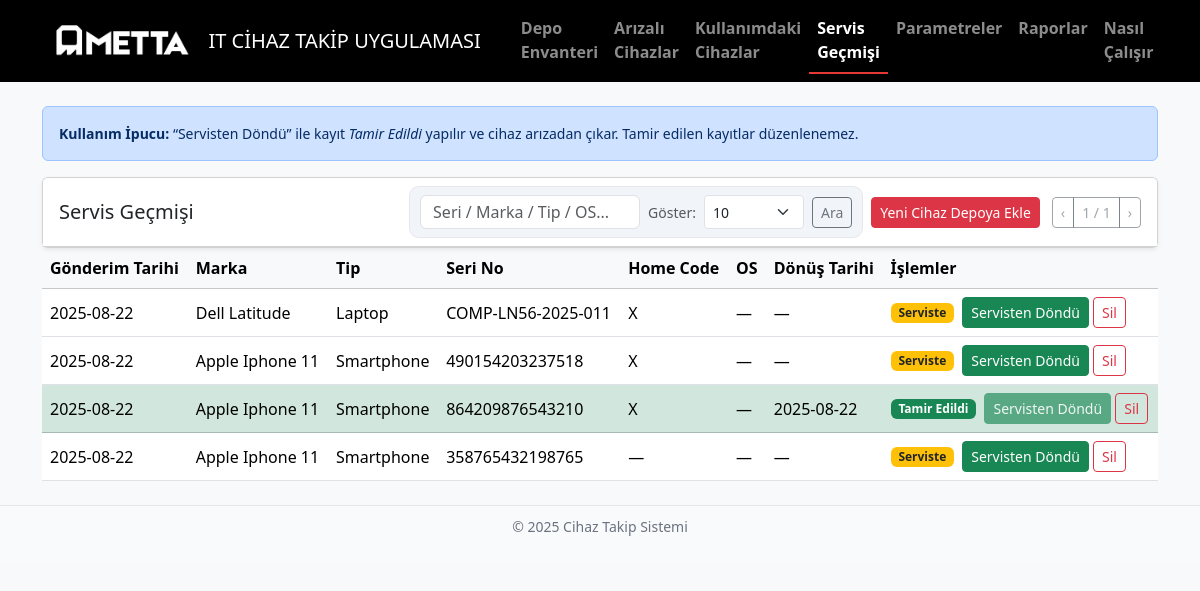
Page /service on the earlier database version.
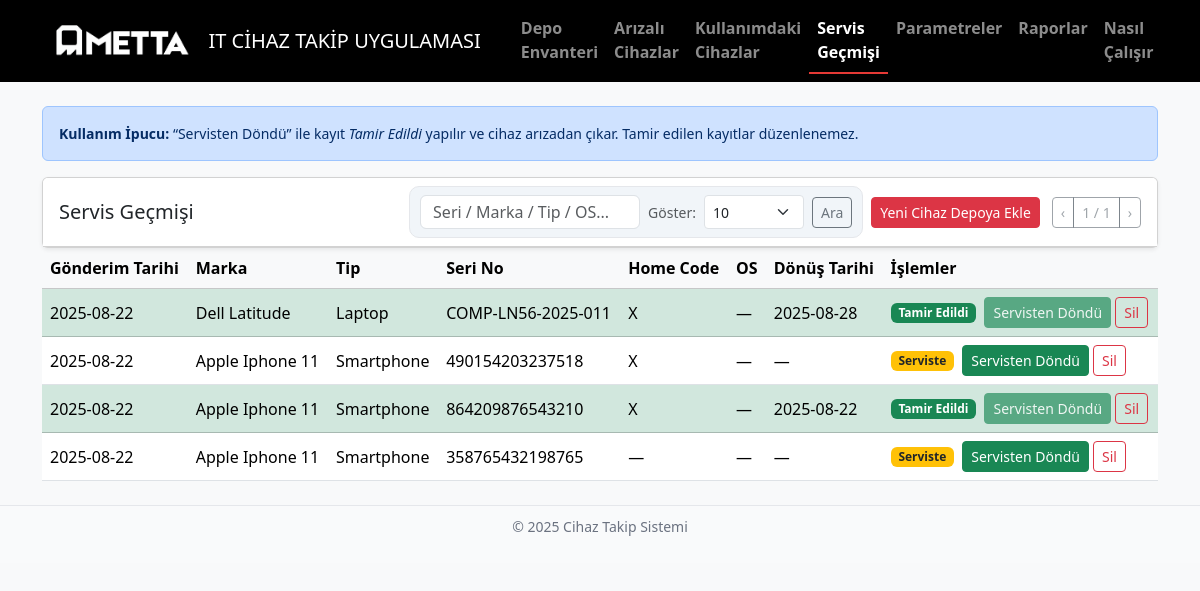
Same page on the later database version.
### app.py (models this page shows)
class ServiceRecord(db.Model):
    __tablename__ = "service_records"
    id = db.Column(db.Integer, primary_key=True)
    device_id = db.Column(db.Integer, db.ForeignKey("devices.id"), nullable=False)
    service_date = db.Column(db.Date, nullable=False)
    status = db.Column(db.String(30), default="Beklemede")  # Beklemede / Gönderildi / Geldi / Tamir Edildi / Teslim Edildi
    description = db.Column(db.Text)
    cost = db.Column(db.Float, default=0.0)
    return_date = db.Column(db.Date)  # ⇠ servisten dönüş tarihi
    created_at = db.Column(db.DateTime, default=datetime.utcnow, nullable=False)
    device = db.relationship("Device", back_populates="service_records")

class Device(db.Model):
    __tablename__ = "devices"
    id = db.Column(db.Integer, primary_key=True)
    brand = db.Column(db.String(80), nullable=False)
    type = db.Column(db.String(40), nullable=False)   # Monitor, Laptop PC vb.
    serial = db.Column(db.String(120), unique=True, nullable=False)
    home_code = db.Column(db.String(80))
    os = db.Column(db.String(80))
    quantity = db.Column(db.Integer, default=1, nullable=False)
    is_faulty = db.Column(db.Boolean, default=False, nullable=False)
    created_at = db.Column(db.DateTime, default=datetime.utcnow, nullable=False)
    service_records = db.relationship(
        "ServiceRecord", back_populates="device", cascade="all, delete-orphan"
    )
    faults = db.relationship(
        "Fault", back_populates="device", cascade="all, delete-orphan"
    )
    usages = db.relationship(
        "Usage", back_populates="device", cascade="all, delete-orphan"
    )

### app.py (the view, shortened to what this page needs)
@app.route("/service")
def service():
    q = (request.args.get("q") or "").strip()
    page = request.args.get("page", 1, type=int)
    per_page = request.args.get("per_page", 10, type=int)
    base = ServiceRecord.query.join(Device, ServiceRecord.device_id == Device.id)
    pagination = base.order_by(
        ServiceRecord.service_date.desc(), ServiceRecord.id.desc()
    ).paginate(page=page, per_page=per_page, error_out=False)
    devices = Device.query.order_by(Device.brand.asc()).all()
    brands = get_param_list("brands")
    types  = get_param_list("types")
    oslist = get_param_list("os_list")
    return render_template(
        "service.html",
        pagination=pagination,
        devices=devices,
        q=q,
        brands=brands,
        types=types,
        oslist=oslist,
        per_page=per_page,
    )

### app.py (called while the page is built)
def _split_list(text: str):
    if not text:
        return []
    raw = text.replace("\r", "\n").replace(",", "\n").split("\n")
    return [x.strip() for x in raw if x.strip()]

def get_param_list(key: str):
    p = Parameter.query.filter_by(key=key).first()
    return _split_list(p.value if p else "")

### templates/service.html (shortened to what this page needs)
<!doctype html>
<html lang="tr">
<head>
  <link href="https://cdn.jsdelivr.net/npm/bootstrap@5.3.3/dist/css/bootstrap.min.css" rel="stylesheet">
</head>
<body class="bg-light">
<nav class="navbar navbar-expand-lg navbar-dark" style="background:#000;">
  <div class="container d-flex align-items-center">
     <a class="navbar-brand d-flex align-items-center me-3" href="{{ url_for('inventory') }}">
      <img src="{{ url_for('static', filename='img/magna-logo-navbar.png') }}" alt="MAGNA Logo" height="32" class="me-2">
      <span class="brand-subtitle">IT CİHAZ TAKİP UYGULAMASI</span>
    </a>
    <div class="collapse navbar-collapse flex-grow-0" id="nav">
      <ul class="navbar-nav ms-3">
        <li class="nav-item"><a class="nav-link" href="{{ url_for('inventory') }}">Depo Envanteri</a></li>
        <li class="nav-item"><a class="nav-link" href="{{ url_for('faults') }}">Arızalı Cihazlar</a></li>
        <li class="nav-item"><a class="nav-link" href="{{ url_for('inuse') }}">Kullanımdaki Cihazlar</a></li>
        <li class="nav-item"><a class="nav-link active" href="{{ url_for('service') }}">Servis Geçmişi</a></li>
        <li class="nav-item"><a class="nav-link" href="{{ url_for('params') }}">Parametreler</a></li>
        <li class="nav-item"><a class="nav-link" href="{{ url_for('reports') }}">Raporlar</a></li>
        <li class="nav-item"><a class="nav-link" href="{{ url_for('kullanim') }}">Nasıl Çalışır</a></li>
      </ul>
    </div>
  </div>
</nav>
<div class="container my-4">
  <div class="alert alert-primary small" role="alert">
    <strong>Kullanım İpucu:</strong> “Servisten Döndü” ile kayıt <em>Tamir Edildi</em> yapılır ve cihaz arızadan çıkar. Tamir edilen kayıtlar düzenlenemez.
  </div>
<div class="card shadow-sm">
  <div class="card-header bg-white">
    <div class="d-flex flex-wrap gap-2 align-items-center justify-content-between">
      <h5 class="mb-0">Servis Geçmişi</h5>
      <div class="d-flex flex-wrap gap-2 align-items-center">
        <form method="get" action="{{ url_for('service') }}" class="toolbar d-flex align-items-center gap-2">
        <input type="text" class="form-control" name="q" placeholder="Seri / Marka / Tip / OS..."
              value="{{ q or '' }}" style="min-width:220px">
        <span class="text-muted small">Göster:</span>
        <select name="per_page" class="form-select form-select-sm" onchange="this.form.submit()">
          {% for n in [10,20,50] %}
            <option value="{{ n }}" {% if per_page == n %}selected{% endif %}>{{ n }}</option>
          {% endfor %}
        </select>
        <button class="btn btn-outline-secondary btn-sm" type="submit">Ara</button>
        </form>
        <button class="btn btn-danger btn-sm" data-bs-toggle="modal" data-bs-target="#addModal">
          Yeni Cihaz Depoya Ekle
        </button>
        <div class="btn-group btn-group-sm ms-1">
          {% if pagination.has_prev %}
            <a class="btn btn-outline-secondary"
               href="{{ url_for('service', page=pagination.prev_num, per_page=per_page, q=q) }}">‹</a>
          {% else %}
            <button class="btn btn-outline-secondary" disabled>‹</button>
          {% endif %}
          <button class="btn btn-outline-secondary" disabled>
            {{ pagination.page }} / {{ pagination.pages or 1 }}
          </button>
          {% if pagination.has_next %}
            <a class="btn btn-outline-secondary"
               href="{{ url_for('service', page=pagination.next_num, per_page=per_page, q=q) }}">›</a>
          {% else %}
            <button class="btn btn-outline-secondary" disabled>›</button>
          {% endif %}
        </div>
      </div>
    </div>
  </div>
</div>
    <div class="table-responsive">
      <table class="table table-hover align-middle mb-0">
        <thead class="table-light">
          <tr>
            <th>Gönderim Tarihi</th>
            <th>Marka</th>
            <th>Tip</th>
            <th>Seri No</th>
            <th>Home Code</th>
            <th>OS</th>
            <th>Dönüş Tarihi</th>
            <th>İşlemler</th>
          </tr>
        </thead>
        <tbody>
          {% for r in pagination.items %}
          {% set is_done = (r.status == 'Tamir Edildi') %}
          <tr class="{% if is_done %}table-success{% endif %}">
            <td class="text-nowrap">{{ r.service_date.strftime('%Y-%m-%d') }}</td>
            <td>{{ r.device.brand }}</td>
            <td>{{ r.device.type }}</td>
            <td class="text-nowrap">{{ r.device.serial }}</td>
            <td>{{ r.device.home_code or '—' }}</td>
            <td class="text-nowrap">{{ r.device.os or '—' }}</td>
            <td class="text-nowrap">{% if r.return_date %}{{ r.return_date.strftime('%Y-%m-%d') }}{% else %}—{% endif %}</td>
            <td class="text-nowrap">
              {% if not is_done %}
                <span class="badge bg-warning text-dark me-1">Serviste</span>
              {% else %}
                <span class="badge bg-success me-1">Tamir Edildi</span>
              {% endif %}
              <form method="post" action="{{ url_for('service_update', id=r.id) }}" class="d-inline">
                <button class="btn btn-sm btn-success" {% if is_done %}disabled{% endif %}>Servisten Döndü</button>
              </form>
              <form id="sdel{{ r.id }}" action="{{ url_for('service_delete', id=r.id) }}" method="post" class="d-inline">
                <button type="button" class="btn btn-sm btn-outline-danger"
                        onclick="if(confirm('Silinsin mi?')) this.form.submit()">Sil</button>
              </form>
            </td>
          </tr>
          {% else %}
          <tr><td colspan="8" class="text-center text-muted py-4">Kayıt yok.</td></tr>
          {% endfor %}
        </tbody>
      </table>
    </div>
  </div>
<footer class="footer">
  <p>© 2025 Cihaz Takip Sistemi</p>
</footer>
</body>
</html>

### templates/service.html (style rules this page uses)
.navbar-dark .nav-link { font-weight:600; }
.navbar-dark .nav-link.active { color:#fff; border-bottom:2px solid #e53935; }
.table td .badge { font-weight:600; }
.toolbar { background:#f1f5f9; border:1px solid #e5e7eb; border-radius:10px; padding:8px 10px; }
.toolbar .form-control { height:34px; }
.toolbar .form-select { height:34px; padding-top:4px; padding-bottom:4px; }
.footer { background: #f9fafb; color: #6b7280; text-align: center; padding: 10px; font-size: 14px; border-top: 1px solid #e5e7eb; margin-top: 20px; }

Differences in the rows shown:
changed ServiceRecord "Dell Latitude": return_date (not shown) → "2025-08-28"; text "Serviste" → "Tamir Edildi"; no longer shows "—"
